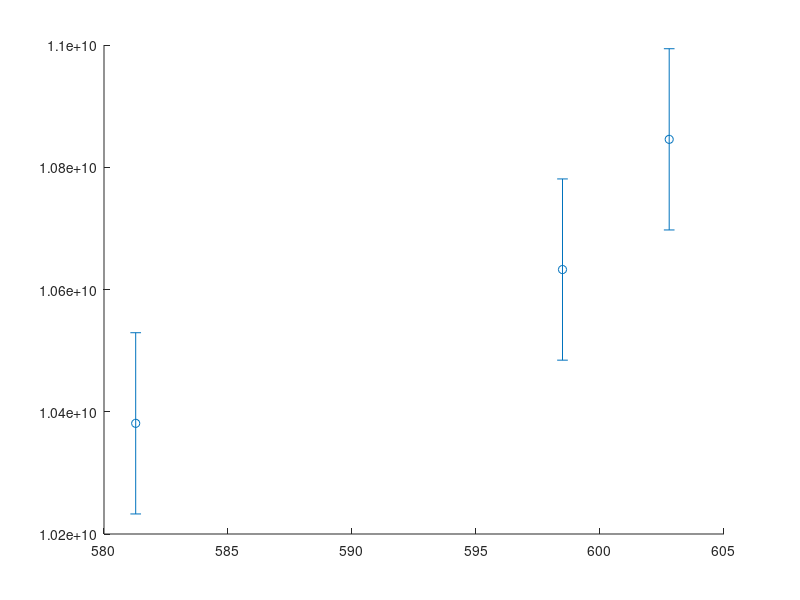

MATLAB code for this plot: (Note: this script raises an error after producing the figure.)
close all
clear all
clc

%use matlab from R2020a version
%CHANGE THE MATRIX F USED FOR HORIZONTAL OR VERTICAL
%% data

rho = 620; %density plywood
rhoA = 1.225; %density air
a = 0.425;
b = 0.299;
h = 0.003;
t = 0.0025;    %thickness hole
N = 50;     %number of holes

R = [0.0045, 0.0075     %semi axis y and x ellipse  3-5 (9mm, 15mm)
     0.003, 0.009       %3-9 (6mm, 18mm)
     0.0045, 0.0135];   %3-9 (9mm, 27mm)
 
dim = size(R,1);

%% Calculations

volM = zeros(dim,1);
volDiff = zeros(dim,1);
massaDiff = zeros(dim,1);
massaM = zeros(dim,1);
massaTot = zeros(dim,1);
rhoh = zeros(dim,1);

volTot = a*b*h;                         %total volume of the plate
for k = 1:dim
    volM(k) = pi*R(k,1)*R(k,2)*t*N;     %total volume of the holes
    volDiff(k) = volTot - volM(k);      %volume only plywood
    massaDiff(k) = volDiff(k)*rho;      %mass only plywood
    massaM(k) = volM(k)*rhoA;           %mass only air
    massaTot(k) = massaDiff(k) + massaM(k);
    rhoh(k) = massaTot(k)/volTot;
end

%% natural freq of the tapa, from comsol eigenfreq
%    f02,    f20,     f11
% F = [72.304, 106.15, 30.542        %normal tapa
%      70.13, 104.32, 30.225         %tapa 9mm-15mm 2ND TYPE holes HORIZONTAL
%      69.29, 105.09, 30.219         %tapa 6mm-18mm 2ND TYPE HORIZONTAL
%      67.087, 104.29, 30.078];      %tapa 9mm-27mm 2ND TYPE HORIZONTAL
 
F = [72.304, 106.15, 30.542       %normal tapa
     71.423, 102.38, 30.243       %tapa 9mm-15mm 2ND TYPE holes VERTICAL
     71.877, 101.19, 30.26        %tapa 6mm-18mm 2ND TYPE VERTICAL
     71.61,  95.002, 29.93];      %tapa 9mm-27mm 2ND TYPE VERTICAL

%% Caldersmith's formulae  (constants for elastic deformation)
Dh = zeros(3,dim);
Eh = zeros(2,dim);
Gh = zeros(1,dim);

%true values
El = 11140*10^6;
Er = 5880*10^6;
Glr = 910*10^6;

%values for the normal tapa
D = [0.08006, 0.08006, 0.274]'.*[a^4, b^4, a^2*b^2]'.*(F(1,:)'.^2)*rho./(h^2); 
E = [12*D(1,1); 12*D(2,1)];
G = 3*D(3,1);

%error calculation
El_err = (E(1,1)-El)/El*100;
Er_err = (E(2,1)-Er)/Er*100;
fprintf('Error bars: El = %.1f%%,  Er = %.1f%%\n', El_err, Er_err);
Glr_err = abs((G-Glr)/Glr)*100;
fprintf('Error bars: Glr = %.1f%%\n\n', Glr_err);

%values for the tapa with holes
for j = 1:dim
    Dh(:,j) = [0.08006, 0.08006, 0.274]'.*[a^4, b^4, a^2*b^2]'.*(F(j+1,:)'.^2)*rhoh(j)./(h^2); 
    Eh(1,j) = 12*Dh(1,j);
    Eh(2,j) = 12*Dh(2,j);
    Gh(1,j) = 3*Dh(3,j);
end


diff = zeros(3,1);
diffE = zeros(2,1);
index = [1,3,4];
for i = 1:dim
    fprintf('case %d: holes of %.2fmm-%.2fmm\n',i,2*R(i,1)*10^3,2*R(i,2)*10^3)
    fprintf('New density %d = %.1f\nDensity variation = %.1f%%\n',i, rhoh(i), (1- rhoh(i)/rho)*100);
    for m = 1:3
        diff(m,i) = (1- Dh(m,i)/D(m,1))*100;
        fprintf('D%d = %d, D%dh = %d\n',index(m),D(m,1),index(m),Dh(m,i))
        fprintf('Percentage variation D%d = %.1f%%\n',index(m),diff(m,i))
    end
    fprintf('E1 = %d, E1h = %d\nE2 = %d, E2h = %d\n',E(1,1),Eh(1,i),E(2,1),Eh(2,i))
    for n = 1:2
        diffE(n,i) = (1- Eh(n,i)/E(n,1))*100;
        fprintf('Percentage variation E%d = %.1f%%\n',n,diffE(n,i))
    end
    diffG = (1- Gh(1,i)/G)*100;
    
    fprintf('G = %d, Gh = %d\n',G,Gh(1,i))
    fprintf('Percentage variation G = %.1f%%\n\n',diffG)
    
end

%% Plots

figure(1)
errorbar(rhoh(:,1), Eh(1,:),El_err*ones(size(rhoh))*El/100,'o', 'MarkerSize',8, 'MarkerFaceColor', 'blue');
% scatter(rhoh(:,1), Eh(1,:),'DisplayName', 'E1 holes 2nd type');
% hold on 
% errorbar(rhoh(:,1), Eh(2,:),Er_err*ones(size(rhoh))*Er/100,'o','DisplayName', 'E2 holes 2nd type');
% scatter(rhoh(:,1), Eh(2,:),'DisplayName', 'E2 holes 2nd type');
yline(El, 'b--', 'LineWidth', 1);
% yline(Er, 'r--', 'LineWidth', 0.5,'DisplayName', 'E2 normal tapa');
lgd = legend('E1 holes', 'E1 normal tapa');
lgd.FontSize = 12;
lgd.Title.String = '2nd type holes'; 
set(lgd, 'Box', 'off');
ax = gca;
ax.FontSize = 12; 
xlabel('Density [kg/m^3]', 'FontSize', 13)
ylabel('Young''s modulus E [Pa]', 'FontSize', 13)
% hold off


figure(2)
e = errorbar(rhoh(:,1), Eh(2,:),Er_err*ones(size(rhoh))*Er/100,'o', 'MarkerSize',8,'MarkerFaceColor', 'red');
e.Color = 'red';
yline(Er, 'r--', 'LineWidth', 1);
lgd = legend('E2 holes', 'E2 normal tapa');
lgd.FontSize = 12;
lgd.Title.String = '2nd type holes'; 
set(lgd, 'Box', 'off');
ax = gca;
ax.FontSize = 12; 
xlabel('Density [kg/m^3]', 'FontSize', 13)
ylabel('Young''s modulus E [Pa]', 'FontSize', 13)


figure(3)
e1 = errorbar(rhoh(:,1), Gh(1,:),Glr_err*ones(size(rhoh))*Glr/100,'o', 'MarkerSize',8,'MarkerFaceColor', 'magenta');
e1.Color = 'magenta';
% scatter(rhoh(:,1), Gh(1,:),'DisplayName', 'G holes 2nd type');
yline(Glr, 'm--', 'LineWidth', 1);
lgd = legend('G holes', 'G normal tapa');
lgd.FontSize = 12;
lgd.Title.String = '2nd type holes'; 
set(lgd, 'Box', 'off');
ax = gca;
ax.FontSize = 12; 
xlabel('Density [kg/m^3]', 'FontSize', 13)
ylabel('Shear modulus G [Pa]', 'FontSize', 13)
hold off

% figure(4)
% scatter(rhoh(:,1), Dh(1,:),'DisplayName', 'D1 holes 2nd type')
% hold on
% scatter(rhoh(:,1), Dh(2,:),'DisplayName', 'D3 holes 2nd type')
% hold on
% scatter(rhoh(:,1), Dh(3,:),'g','DisplayName', 'D4 holes 2nd type')
% yline(D(1,1), 'b--', 'LineWidth', 0.5,'DisplayName', 'D1 normal tapa');
% yline(D(2,1), 'r--', 'LineWidth', 0.5,'DisplayName', 'D3 normal tapa');
% yline(D(3,1), 'g--', 'LineWidth', 0.5,'DisplayName', 'D4 normal tapa');
% legend
% xlabel('density [kg/m^3]')
% ylabel('Elastic deformation D [Pa]')
% hold off





% figure(1)
% scatter(rhoh(:,1), Eh(1,:),'DisplayName', 'E1 2nd type holes');
% hold on 
% scatter(rhoh(:,1), Eh(2,:),'DisplayName', 'E2 2nd type holes');
% yline(E(1,1), 'b--', 'LineWidth', 0.5,'DisplayName', 'E1 normal tapa');   %elastic modulus longitudinal of normal tapa
% yline(E(2,1), 'r--', 'LineWidth', 0.5, 'DisplayName', 'E2 normal tapa');   %elastic modulus radial of normal tapa
% legend
% xlabel('density [kg/m^3]')
% ylabel('Young''s modulus [Pa]')
% hold off
% 
% figure(2)
% scatter(rhoh(:,1), Gh(1,:),'DisplayName', 'G modulus tapa with 2nd type holes')
% yline(G(1,1), 'b--', 'LineWidth', 0.5,'DisplayName', 'G modulus normal tapa');
% legend
% xlabel('density [kg/m^3]')
% ylabel('Shear modulus [Pa]')
% 
% figure(3)
% scatter(rhoh(:,1), Dh(1,:),'DisplayName', 'D1 2nd type holes')
% hold on
% scatter(rhoh(:,1), Dh(2,:),'DisplayName', 'D3 2nd type holes')
% hold on
% scatter(rhoh(:,1), Dh(3,:),'g','DisplayName', 'D4 2nd type holes')
% yline(D(1,1), 'b--', 'LineWidth', 0.5,'DisplayName', 'D1 normal tapa');
% yline(D(2,1), 'r--', 'LineWidth', 0.5,'DisplayName', 'D3 normal tapa');
% yline(D(3,1), 'g--', 'LineWidth', 0.5,'DisplayName', 'D4 normal tapa');
% legend
% xlabel('density [kg/m^3]')
% ylabel('Elastic deformation D [Pa]')
% hold off


